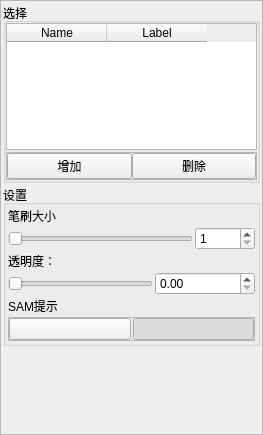
<?xml version="1.0" encoding="UTF-8"?>
<ui version="4.0">
 <class>Form</class>
 <widget class="QWidget" name="Form">
  <property name="geometry">
   <rect>
    <x>0</x>
    <y>0</y>
    <width>263</width>
    <height>435</height>
   </rect>
  </property>
  <property name="windowTitle">
   <string>Form</string>
  </property>
  <layout class="QVBoxLayout" name="verticalLayout">
   <property name="spacing">
    <number>0</number>
   </property>
   <property name="leftMargin">
    <number>0</number>
   </property>
   <property name="topMargin">
    <number>0</number>
   </property>
   <property name="rightMargin">
    <number>0</number>
   </property>
   <property name="bottomMargin">
    <number>0</number>
   </property>
   <item>
    <widget class="QScrollArea" name="scrollArea">
     <property name="widgetResizable">
      <bool>true</bool>
     </property>
     <widget class="QWidget" name="scrollAreaWidgetContents">
      <property name="geometry">
       <rect>
        <x>0</x>
        <y>0</y>
        <width>259</width>
        <height>431</height>
       </rect>
      </property>
      <layout class="QVBoxLayout" name="verticalLayout_2">
       <property name="spacing">
        <number>2</number>
       </property>
       <property name="leftMargin">
        <number>2</number>
       </property>
       <property name="topMargin">
        <number>2</number>
       </property>
       <property name="rightMargin">
        <number>2</number>
       </property>
       <property name="bottomMargin">
        <number>2</number>
       </property>
       <item>
        <widget class="QGroupBox" name="groupBox_3">
         <property name="title">
          <string>选择</string>
         </property>
         <layout class="QVBoxLayout" name="verticalLayout_15">
          <property name="spacing">
           <number>2</number>
          </property>
          <property name="leftMargin">
           <number>0</number>
          </property>
          <property name="topMargin">
           <number>0</number>
          </property>
          <property name="rightMargin">
           <number>0</number>
          </property>
          <property name="bottomMargin">
           <number>0</number>
          </property>
          <item>
           <widget class="QTableWidget" name="tableWidget">
            <column>
             <property name="text">
              <string>Name</string>
             </property>
            </column>
            <column>
             <property name="text">
              <string>Label</string>
             </property>
            </column>
           </widget>
          </item>
          <item>
           <widget class="QFrame" name="frame">
            <property name="frameShape">
             <enum>QFrame::Shape::StyledPanel</enum>
            </property>
            <property name="frameShadow">
             <enum>QFrame::Shadow::Raised</enum>
            </property>
            <layout class="QHBoxLayout" name="horizontalLayout">
             <property name="spacing">
              <number>0</number>
             </property>
             <property name="leftMargin">
              <number>0</number>
             </property>
             <property name="topMargin">
              <number>0</number>
             </property>
             <property name="rightMargin">
              <number>0</number>
             </property>
             <property name="bottomMargin">
              <number>0</number>
             </property>
             <item>
              <widget class="QPushButton" name="pushButton">
               <property name="text">
                <string>增加</string>
               </property>
              </widget>
             </item>
             <item>
              <widget class="QPushButton" name="pushButton_2">
               <property name="text">
                <string>删除</string>
               </property>
              </widget>
             </item>
            </layout>
           </widget>
          </item>
         </layout>
        </widget>
       </item>
       <item>
        <widget class="QGroupBox" name="groupBox_2">
         <property name="title">
          <string>设置</string>
         </property>
         <layout class="QVBoxLayout" name="verticalLayout_14">
          <property name="spacing">
           <number>2</number>
          </property>
          <property name="leftMargin">
           <number>2</number>
          </property>
          <property name="topMargin">
           <number>2</number>
          </property>
          <property name="rightMargin">
           <number>2</number>
          </property>
          <property name="bottomMargin">
           <number>2</number>
          </property>
          <item>
           <widget class="QLabel" name="label">
            <property name="text">
             <string>笔刷大小</string>
            </property>
           </widget>
          </item>
          <item>
           <layout class="QHBoxLayout" name="horizontalLayout_2">
            <item>
             <widget class="QSlider" name="sldPaint">
              <property name="minimum">
               <number>1</number>
              </property>
              <property name="maximum">
               <number>30</number>
              </property>
              <property name="orientation">
               <enum>Qt::Orientation::Horizontal</enum>
              </property>
             </widget>
            </item>
            <item>
             <widget class="QSpinBox" name="boxPaint">
              <property name="minimumSize">
               <size>
                <width>60</width>
                <height>0</height>
               </size>
              </property>
              <property name="maximumSize">
               <size>
                <width>100</width>
                <height>16777215</height>
               </size>
              </property>
              <property name="minimum">
               <number>1</number>
              </property>
              <property name="maximum">
               <number>30</number>
              </property>
             </widget>
            </item>
           </layout>
          </item>
          <item>
           <widget class="QLabel" name="label_9">
            <property name="sizePolicy">
             <sizepolicy hsizetype="Preferred" vsizetype="Fixed">
              <horstretch>0</horstretch>
              <verstretch>0</verstretch>
             </sizepolicy>
            </property>
            <property name="text">
             <string>透明度：  </string>
            </property>
           </widget>
          </item>
          <item>
           <layout class="QHBoxLayout" name="horizontalLayout_12">
            <item>
             <widget class="QSlider" name="sldAlphaSeg">
              <property name="maximum">
               <number>100</number>
              </property>
              <property name="orientation">
               <enum>Qt::Orientation::Horizontal</enum>
              </property>
             </widget>
            </item>
            <item>
             <widget class="QDoubleSpinBox" name="boxAlphaSeg">
              <property name="minimumSize">
               <size>
                <width>100</width>
                <height>0</height>
               </size>
              </property>
              <property name="maximumSize">
               <size>
                <width>100</width>
                <height>16777215</height>
               </size>
              </property>
              <property name="decimals">
               <number>2</number>
              </property>
              <property name="maximum">
               <double>1.000000000000000</double>
              </property>
              <property name="singleStep">
               <double>0.010000000000000</double>
              </property>
             </widget>
            </item>
           </layout>
          </item>
          <item>
           <widget class="QLabel" name="label_2">
            <property name="text">
             <string>SAM提示</string>
            </property>
           </widget>
          </item>
          <item>
           <widget class="QFrame" name="frame_2">
            <property name="frameShape">
             <enum>QFrame::Shape::StyledPanel</enum>
            </property>
            <property name="frameShadow">
             <enum>QFrame::Shadow::Raised</enum>
            </property>
            <layout class="QHBoxLayout" name="horizontalLayout_3">
             <property name="spacing">
              <number>2</number>
             </property>
             <property name="leftMargin">
              <number>0</number>
             </property>
             <property name="topMargin">
              <number>0</number>
             </property>
             <property name="rightMargin">
              <number>0</number>
             </property>
             <property name="bottomMargin">
              <number>0</number>
             </property>
             <item>
              <widget class="QPushButton" name="pushButton_4">
               <property name="text">
                <string/>
               </property>
               <property name="checkable">
                <bool>true</bool>
               </property>
              </widget>
             </item>
             <item>
              <widget class="QPushButton" name="pushButton_3">
               <property name="text">
                <string/>
               </property>
               <property name="checkable">
                <bool>true</bool>
               </property>
               <property name="checked">
                <bool>true</bool>
               </property>
               <property name="autoDefault">
                <bool>false</bool>
               </property>
               <property name="flat">
                <bool>false</bool>
               </property>
              </widget>
             </item>
            </layout>
           </widget>
          </item>
         </layout>
        </widget>
       </item>
       <item>
        <spacer name="verticalSpacer">
         <property name="orientation">
          <enum>Qt::Orientation::Vertical</enum>
         </property>
         <property name="sizeHint" stdset="0">
          <size>
           <width>20</width>
           <height>150</height>
          </size>
         </property>
        </spacer>
       </item>
      </layout>
     </widget>
    </widget>
   </item>
  </layout>
 </widget>
 <resources/>
 <connections>
  <connection>
   <sender>sldPaint</sender>
   <signal>valueChanged(int)</signal>
   <receiver>boxPaint</receiver>
   <slot>setValue(int)</slot>
   <hints>
    <hint type="sourcelabel">
     <x>82</x>
     <y>187</y>
    </hint>
    <hint type="destinationlabel">
     <x>157</x>
     <y>188</y>
    </hint>
   </hints>
  </connection>
  <connection>
   <sender>boxPaint</sender>
   <signal>valueChanged(int)</signal>
   <receiver>sldPaint</receiver>
   <slot>setValue(int)</slot>
   <hints>
    <hint type="sourcelabel">
     <x>178</x>
     <y>198</y>
    </hint>
    <hint type="destinationlabel">
     <x>87</x>
     <y>195</y>
    </hint>
   </hints>
  </connection>
 </connections>
</ui>
